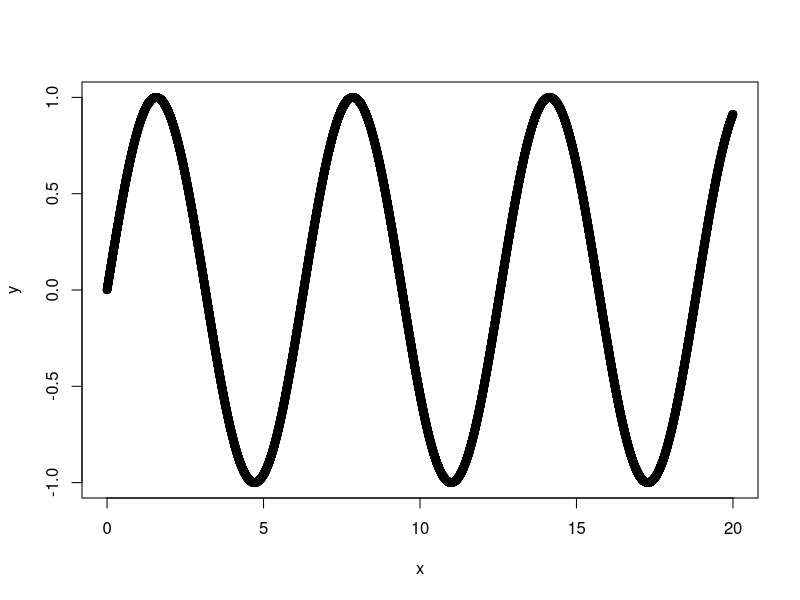

This chart was generated by the following R code:
## ---- chunk 1
x <- c(seq(0,20,0.001))
y <- c(sin(seq(0,20,0.001)))
sin_df <- data.frame(x,y)
head(sin_df,3)
plot(sin_df)

